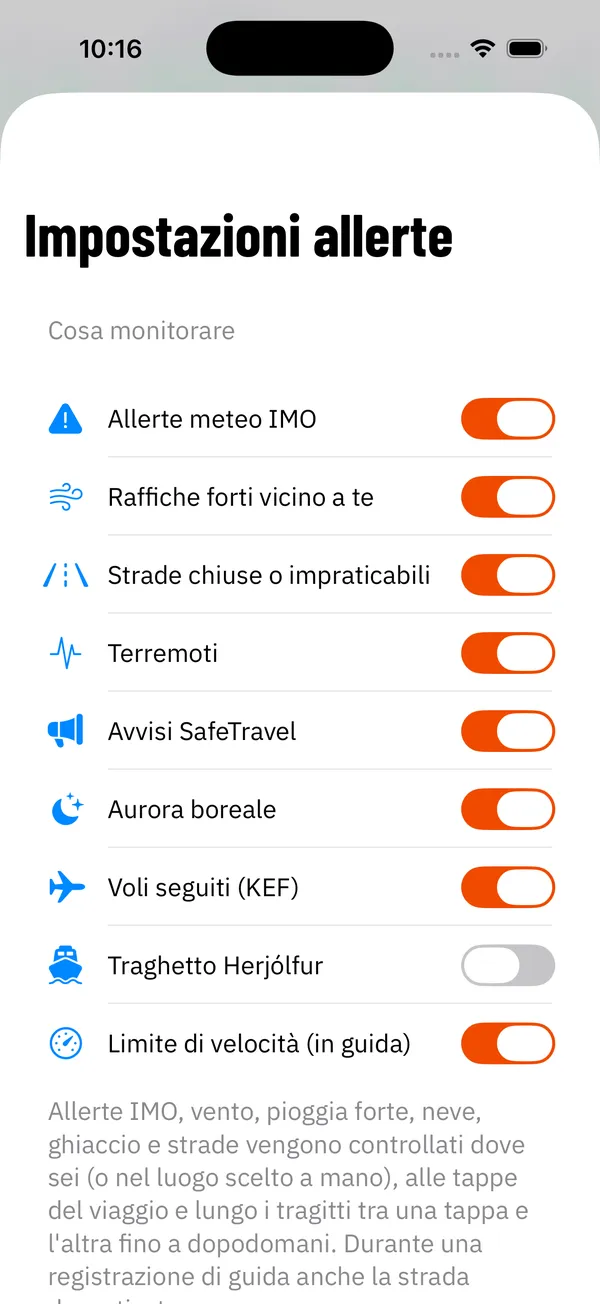
#> input picture site/landing/img/alerts.webp, 600 x 1304 px
$ python -i posts_v2.py   (imports and definitions only)
#> lines starting #> are read from the running program, lines starting #| are printed output that depends on the picture
"""Norður posts v2 (1080×1350): real photographs of Iceland, real app screens, frames of the
3D flight; every carousel numbered on its own. Usage: posts_v2.py <shots> <fonts> <heroes dir> <flight frame> <out>"""
import os, sys
from PIL import Image, ImageDraw, ImageFont, ImageFilter, ImageEnhance
# [1 line that did not run here, left out]
W, H = 1080, 1350
BG = (7, 9, 12); TEXT = (246, 246, 242); DIM = (186, 186, 182); ACCENT = (255, 90, 31); AURORA = (61, 224, 168)
RED = (255, 59, 48); YELLOW = (242, 184, 7); PURPLE = (200, 60, 210); CARD = (18, 22, 28); BLUE = (120, 170, 255)
def font(n, s): return ImageFont.truetype(os.path.join(FONTS, n), s)
COND = lambda s: font("BarlowCondensed-Bold.woff", s)
SANS = lambda s: font("IBMPlexSans-Medium.woff", s)
SANSB = lambda s: font("IBMPlexSans-SemiBold.woff", s)
MONO = lambda s: font("IBMPlexMono-SemiBold.woff", s)

# Photographs bundled with the app (Wikimedia Commons, free licences, credited on the slide).
CREDIT = {"aurora": "Photo: AstroAnthony · CC BY 4.0", "roads": "Photo: Winniepix · CC BY 2.0", "weather": "Photo: Thomas Heins · CC BY 4.0",
          "trip": "Photo: Steven Diaz · CC0", "drive": "Photo: Petr Kraumann · CC BY 3.0", "map": "Image: NASA Goddard · public domain"}

def photo(name):
    return Image.open(os.path.join(HEROES, f"hero-{name}.imageset", f"hero-{name}.jpg")).convert("RGB")

# [5 lines left out: function cover, not called in this run]

def canvas():
    return Image.new("RGBA", (W, H), BG + (255,))

def header_photo(im, name, h=620, fy=0.5, fx=0.5, tint=None, credit=True, src=None):
    """A photograph across the top, fading into the dark page."""
    cred = None
    if name and ":" in name: src, cred = K(name, "batch-1"); credit = True
    p = cover(src or photo(name), W, h, fx, fy)
    if tint:
        g = ImageEnhance.Color(p).enhance(0.25)
        p = Image.blend(g, Image.new("RGB", p.size, tint), 0.35)
    p = p.convert("RGBA")
    fade = Image.new("L", (W, h), 0); d = ImageDraw.Draw(fade)
    for y in range(h):
        d.line((0, y, W, y), fill=int(255 * max(0, (y - h * 0.45) / (h * 0.55)) ** 1.4))
    im.paste(p, (0, 0)); im.paste(Image.new("RGBA", (W, h), BG + (255,)), (0, 0), fade)
    top = Image.new("L", (W, 220), 0); dt = ImageDraw.Draw(top)
    for y in range(220): dt.line((0, y, W, y), fill=int(150 * (1 - y / 220)))
    im.paste(Image.new("RGBA", (W, 220), (0, 0, 0, 255)), (0, 0), top)
    if credit and (cred or name in CREDIT):
        d = ImageDraw.Draw(im); t = cred or CREDIT[name]; f = MONO(17)
        d.text((W - 40 - d.textlength(t, font=f), h - 205), t, font=f, fill=(210, 210, 205))

# [15 lines left out: functions full_photo, brand, not called in this run]

def footer(im, text="nordur.info"):
    d = ImageDraw.Draw(im); f = MONO(26)
    d.text((64, H - 78), text, font=f, fill=ACCENT)

# [49 lines left out: functions swipe, wrap, heading, para, rows, phone, not called in this run]

def save(im, folder, i):
    os.makedirs(os.path.join(OUT, folder), exist_ok=True)
    im.convert("RGB").save(os.path.join(OUT, folder, f"{i:02d}.jpg"), quality=93)

# [2 lines not run here, left out]
# [9 lines left out: function carousel, not called in this run]

# [1 line not run here, left out]

_d = ImageDraw.Draw(Image.new("RGB", (8, 8)))
# [4 lines left out: function anchored, not called in this run]

# ——— C1 · Weather warnings (5 slides) ———
def ww_cover(im):
    header_photo(im, "hero:weather", h=860, fy=0.4)
    y = heading(im, "Iceland weather warnings", "Yellow, orange, red: what they really mean", 760, 100)
    swipe(im, y + 30)
# [15 lines left out: functions ww_level, ww_app, not called in this run]
# [5 lines not run here, left out]

# ——— C2 · Aurora: Kp isn't everything (6 slides) ———
# [18 lines left out: functions au_cover, au_point, au_app, not called in this run]
# [6 lines not run here, left out]

# ——— C3 · Everything Norður does (10 slides, screens over blurred photographs) ———
FEAT = [("today", "Your day, at a glance", "Weather, warnings, roads and aurora where you are", "weather"),
        ("notifications-lock", "Alerts on your lock screen", "Only when something is new or gets worse", "roads"),
        ("aurora", "Aurora: when and where to look", "Live chances for your sky", "aurora"),
        ("roads", "Roads and closures, live", "From Vegagerðin, plus 170+ webcams", "roads"),
        ("trip", "Your trip, day by day", "Weather and roads on every leg", "trip"),
        ("suggestions", "Ideas for every stop", "Waterfalls, hot springs, viewpoints", "trip"),
        ("share", "Your drive as a 3D flight", "A video over the real terrain", None),
        ("fuel", "The cheapest fuel near you", "Live prices, in your currency", "drive"),
        ("shops", "Supermarkets open now", "Opening hours and directions", "drive"),
        ("offline", "Works without signal", "Highlands, Westfjords, anywhere", "map")]
# [8 lines left out: function feat, not called in this run]
# [1 line not run here, left out]

# ——— Singles ———
# [20 lines left out: functions single, anchored_post, b_emergency, not called in this run]
# [1 line not run here, left out]

# [4 lines left out: function b_wind, not called in this run]
# [1 line not run here, left out]

# [11 lines left out: function b_check, not called in this run]
# [1 line not run here, left out]

# [4 lines left out: function b_season, not called in this run]
# [1 line not run here, left out]

# [10 lines left out: function s_waitlist, not called in this run]
# [1 line not run here, left out]

# [7 lines left out: function s_field, not called in this run]
# [2 lines not run here, left out]

>>> import cv2
>>> picture = cv2.imread('../../../site/landing/img/alerts.webp', cv2.IMREAD_GRAYSCALE)
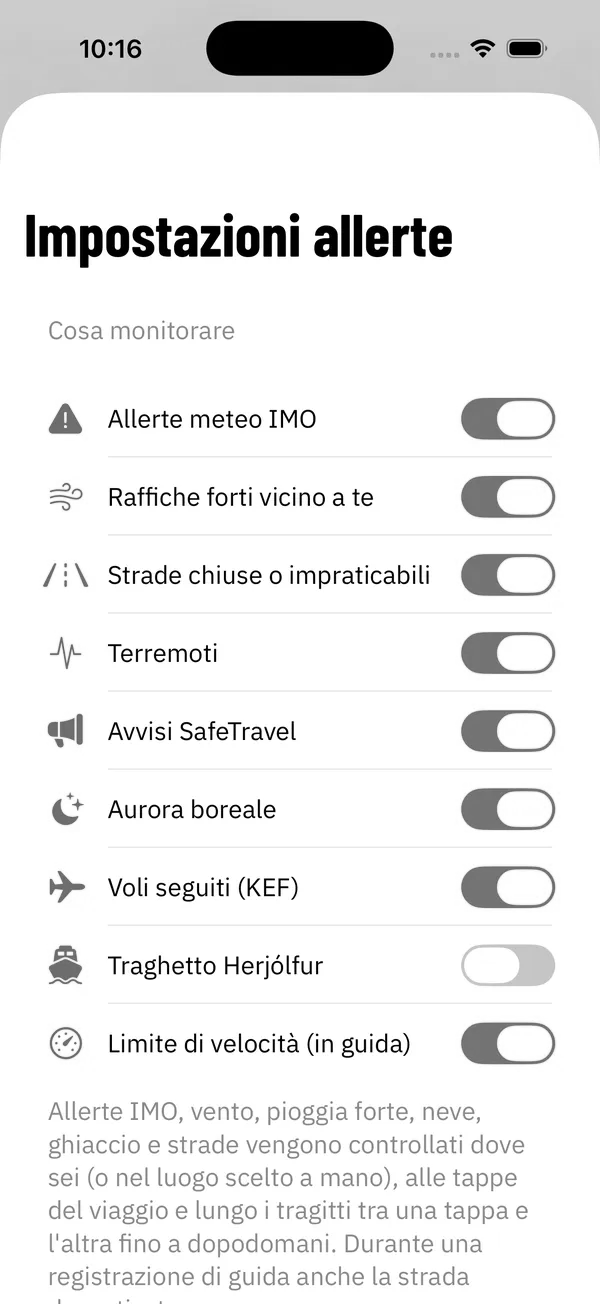
#> picture: shape (1304, 600); min 0, max 255, mean 236.5
>>> result = ww_cover(picture)
#> (the run stopped early here; a loop or call above may not have finished)

$ run again, on site/landing/img/explore.webp
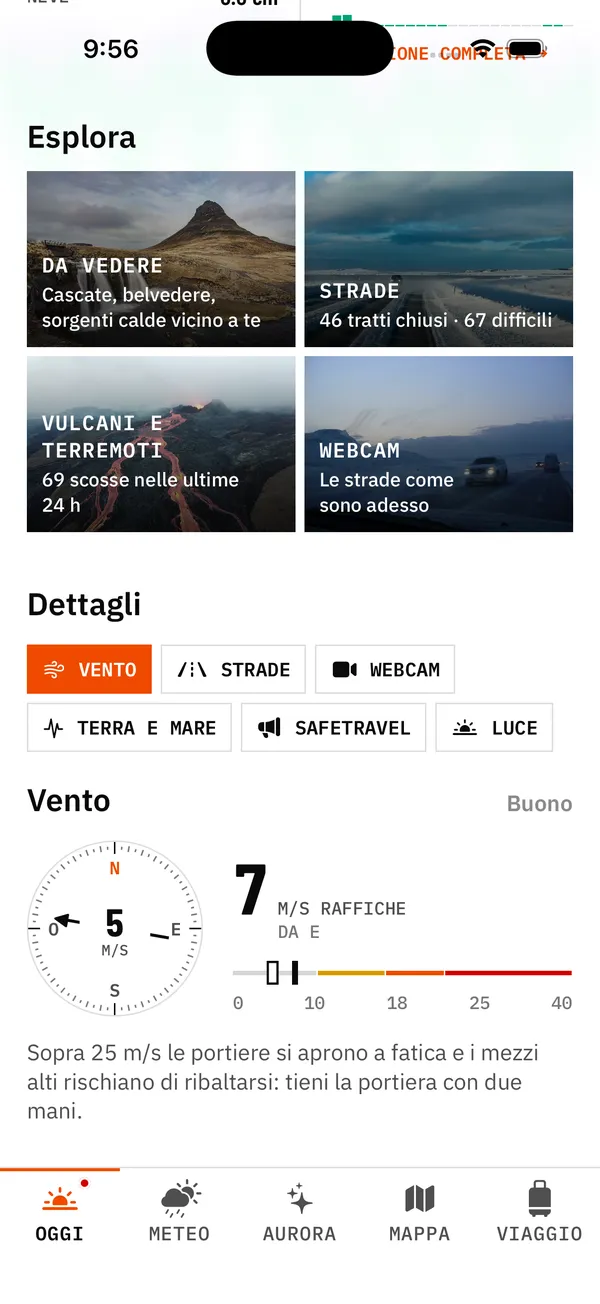
#> input picture site/landing/img/explore.webp, 600 x 1304 px
#> `picture = cv2.imread('../../../site/landing/img/alerts.webp', cv2.IMRE..`:
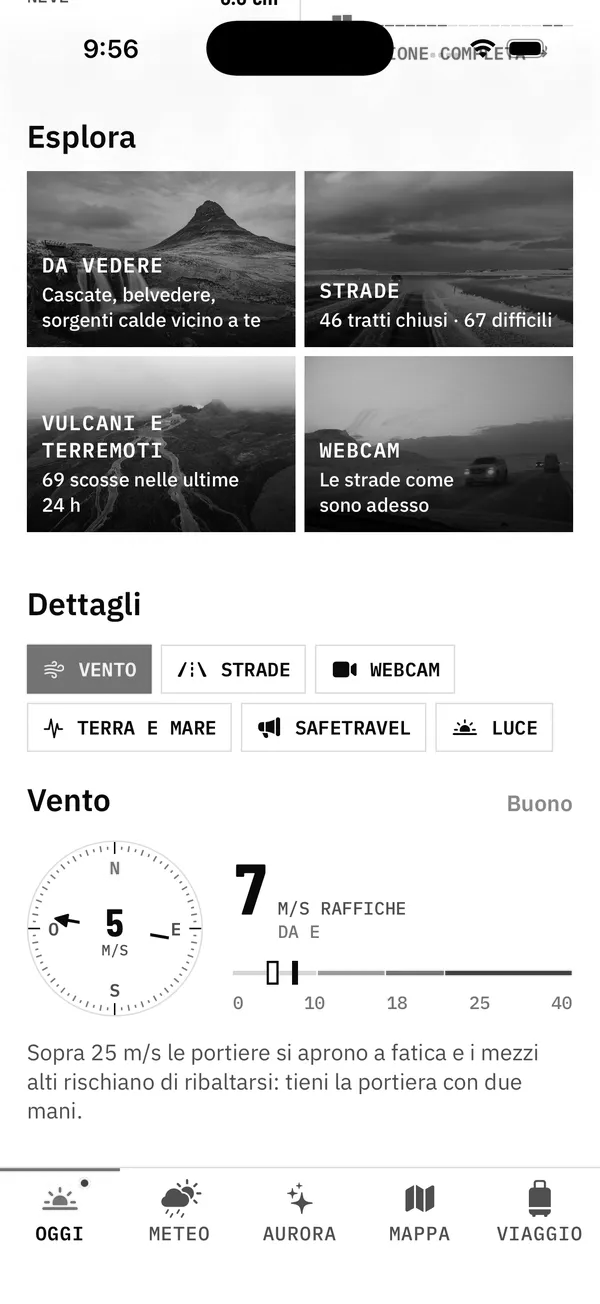
#> picture: shape (1304, 600); min 0, max 255, mean 204.6
